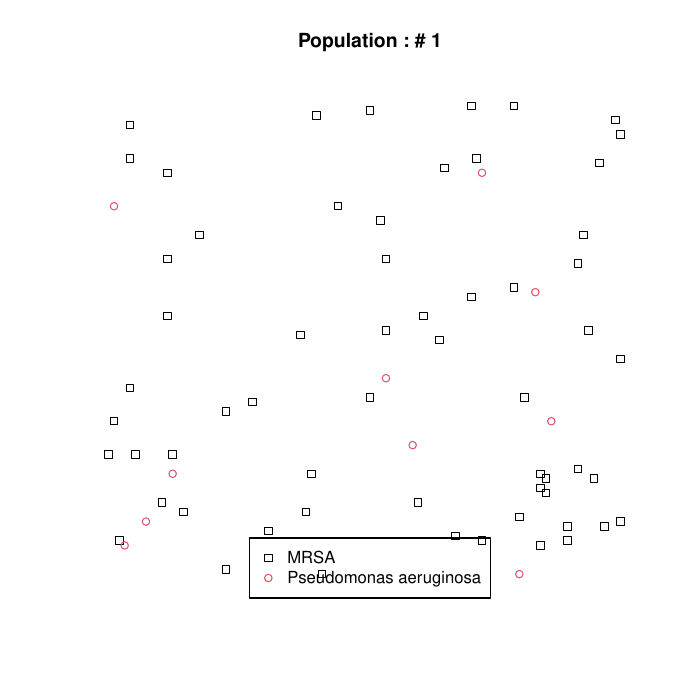

The script that saved this image:
#install package BacArena, sybil, glpkAPI, data.table

#load library
library(BacArena)
library(sybil)
library(glpkAPI)
library(data.table)
library(ggplot2)
sybil::SYBIL_SETTINGS("SOLVER","cplexAPI")

#input genome metabolic model
pa <- readRDS("pa.RDS") #directory file in your computer
sa <- readRDS("sa.RDS") #directory file in your computer

#from data to bacterial
bacpa <- Bac(pa, type="Pseudomonas aeruginosa", chem = "EX_cpd00007_e0")
bacsa <- Bac(sa, type="MRSA")

#setting enviroment culture
arena = Arena(n=100, m=100, Lx=0.025, Ly=0.025)

#add bacteria
arena <- addOrg(arena, bacsa, amount=60)

arena_subs <- fread("TSBmed.csv") #dỉrectory
arena_subs[, ex.rxn := paste0("EX_", compounds, "_e0")]
arena <- addSubs(arena, smax = arena_subs$maxFlux, mediac = arena_subs$ex.rxn, unit = "mM", addAnyway = T)
chemotaxis(bacpa,arena,1, "EX_cpd00007_e0", arena@occupyM)

#start simulation
sim <- simEnv(arena, time=12, sec_obj='mtf')
arena <- addOrg(arena, bacpa, amount=10)
sim2 <- simEnv(arena, time=12, sec_obj='mtf')
save(sim, file="biomass_check_6_1_sim.RData")
save(sim2, file="biomass_check_6_1_sim2.RData")

#show result
pdf("biomass_check_6_1_sim.pdf")
evalArena(sim, legend_pos = "bottom")
plotCurves2(sim, legendpos = "topleft")
plotSpecActivity(sim)

pdf("biomass_check_6_2_sim.pdf")
evalArena(sim2, legend_pos = "bottom")
plotCurves2(sim2, legendpos = "topleft")
plotSpecActivity(sim2)